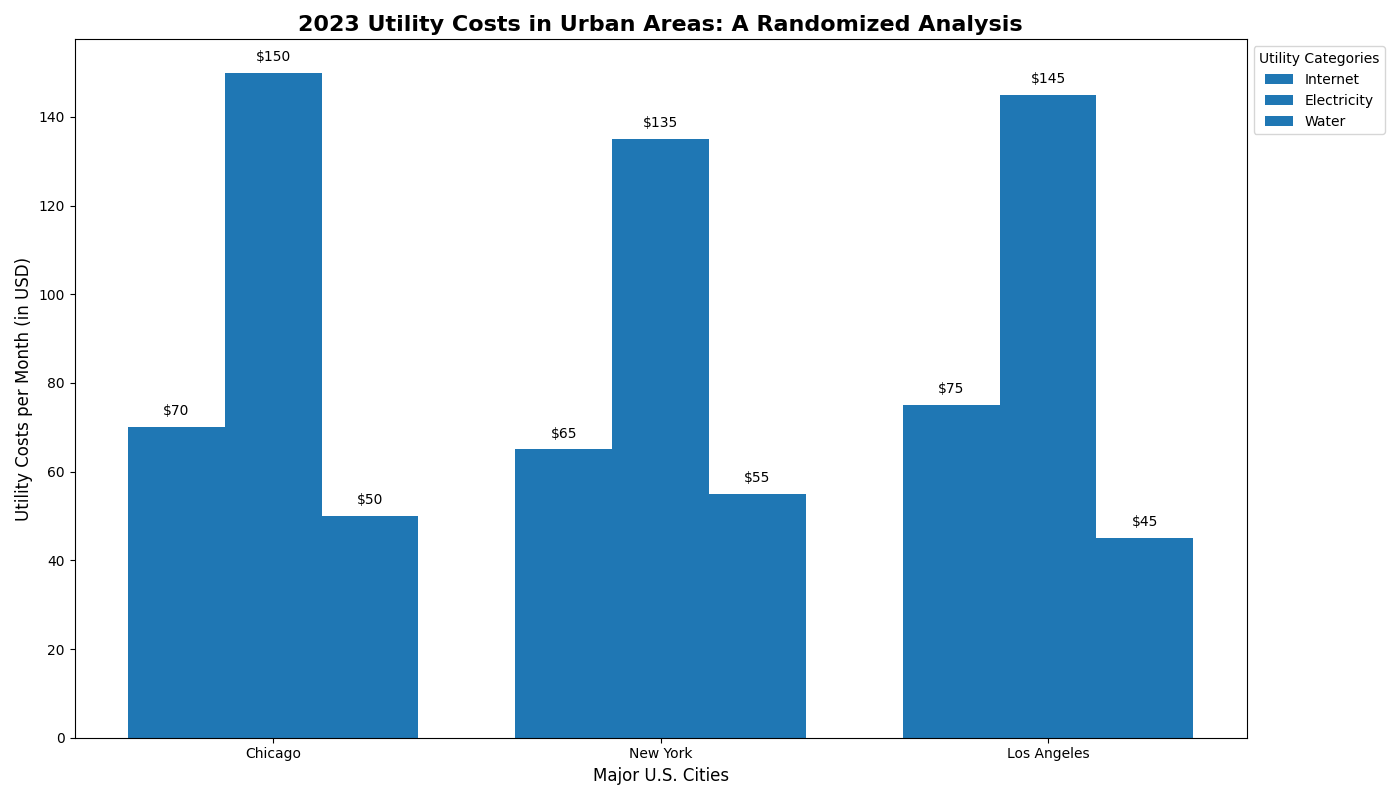

Write the Python code that produced this figure.
import matplotlib.pyplot as plt
import numpy as np

cities = ['Chicago', 'New York', 'Los Angeles']
utilities = ['Internet', 'Electricity', 'Water']

electricity_cost = [150, 135, 145]
water_cost = [50, 55, 45]
internet_cost = [70, 65, 75]

data = np.array([internet_cost, electricity_cost, water_cost])

bar_width = 0.25
index = np.arange(len(cities))

# Use a single color for all utilities
uniform_color = '#1f77b4'

fig, ax = plt.subplots(figsize=(14, 8))

# Plot each utility's data with the same color
for i in range(len(utilities)):
    ax.bar(index + i * bar_width, data[i], bar_width, label=utilities[i], color=uniform_color)

ax.set_xlabel('Major U.S. Cities', fontsize=12)
ax.set_ylabel('Utility Costs per Month (in USD)', fontsize=12)
ax.set_title('2023 Utility Costs in Urban Areas: A Randomized Analysis', fontsize=16, fontweight='bold')
ax.set_xticks(index + bar_width)
ax.set_xticklabels(cities)

for i in range(len(utilities)):
    for j in range(len(cities)):
        ax.text(index[j] + i * bar_width, data[i][j] + 2, 
                f'${data[i][j]:.0f}', ha='center', va='bottom', fontsize=10)

ax.legend(title='Utility Categories', loc='upper left', bbox_to_anchor=(1, 1), fontsize=10)

plt.tight_layout()
plt.show()
